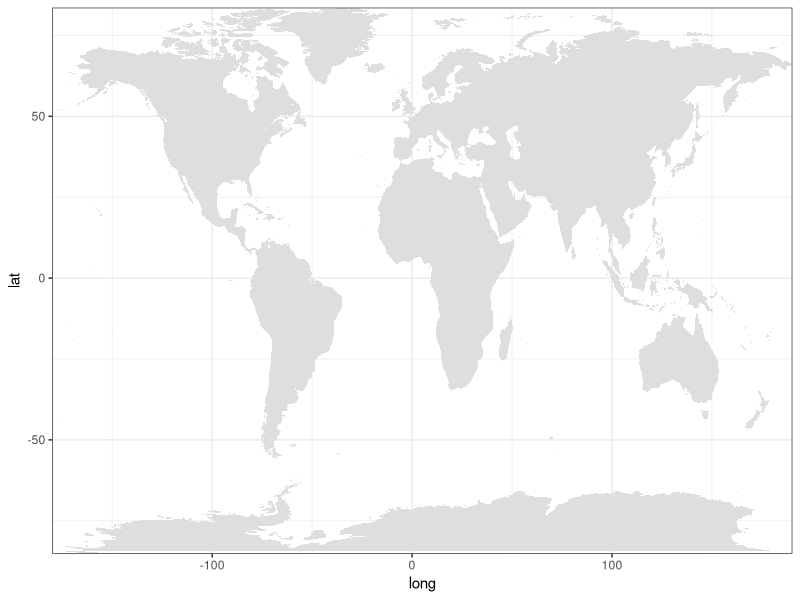
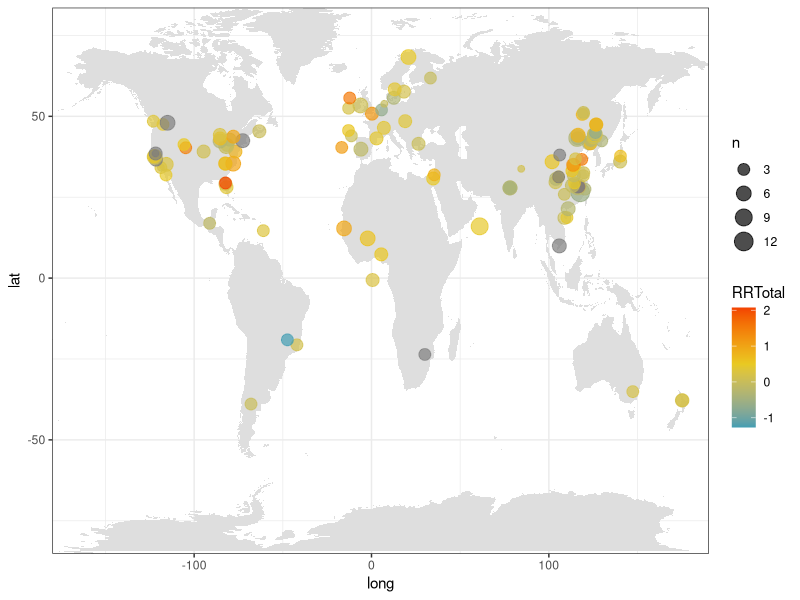
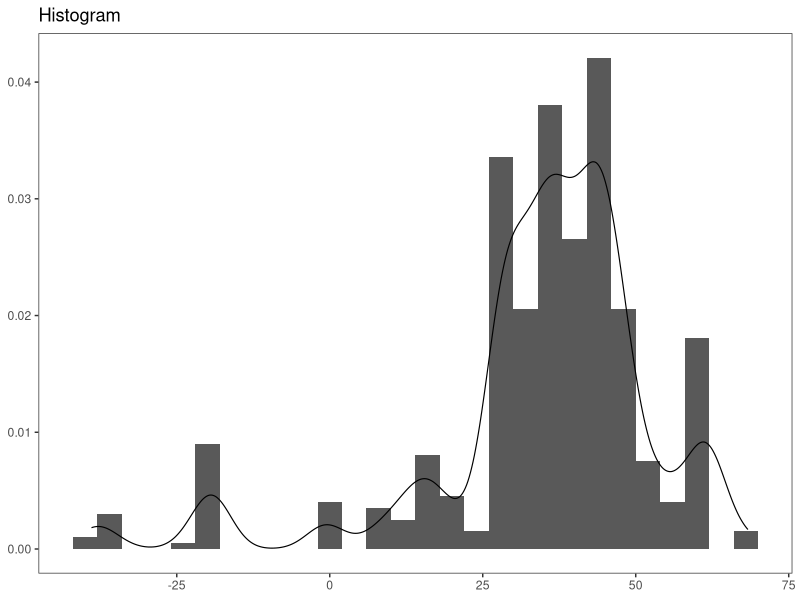

These figures' R source, in order:
#####World Map####
#setwd("E:/Meta-ss")
data <- read.csv("meta_update.csv")

subset_data <- data[, c("La", "Long", "RRTotal","n")]
library(dplyr)
result <- subset_data %>%
  group_by(La, Long, n) %>%
  summarise(RRTotal = mean(RRTotal, na.rm = TRUE))
colnames(result)

result$RRTotal[is.nan(result$RRTotal)] <- NA

library(ggplot2)
world<-map_data("world")
ggplot()+
  geom_polygon(data=world,aes(x=long,y=lat,group=group),
               fill="#dedede")+
  theme_bw()+
  scale_y_continuous(expand=expansion(mult=c(0,0)))+
  scale_x_continuous(expand=expansion(add=c(0,0)))->world.map

world.map
world.map+geom_point(data = result, 
                     aes(x = Long, y = La, 
                         color = RRTotal, 
                         fill = RRTotal,size = n),alpha=0.7
                     ) + 
  scale_fill_gradient2(low = "#429eb3",
                       mid = "#e9c922",
                       high = "#f22101",
                       midpoint = 0.5) +
  scale_color_gradient2(low = "#429eb3",
                        mid = "#e9c922",
                        high = "#f22101",
                        midpoint = 0.5)+
  scale_size(range = c(2,6))-> world.map.01
world.map.01

map<-read.csv("meta_update.csv")
p0 <- ggplot(map,aes(La))+#,fill=ecosystem
  geom_histogram(data=map,aes(La,..density..),position = 'identity',binwidth =4,alpha = 1) +#binwidth分组宽度
  #scale_fill_manual(values = c("#FF6666","#00CCCC"))+
  geom_density(data=map,aes(La,..density..),size=0.4)+
  #geom_density(position="fill")+
  #geom_density(data=map,aes(x=latitude,..density..),size=0.4)+
  labs(
    title = "Histogram",
    x = NULL,
    y = NULL
  )+theme_bw()+
  theme(legend.position="none",
        panel.grid.major = element_blank(),
        panel.grid.minor = element_blank())
#+theme_economist();p0
p0